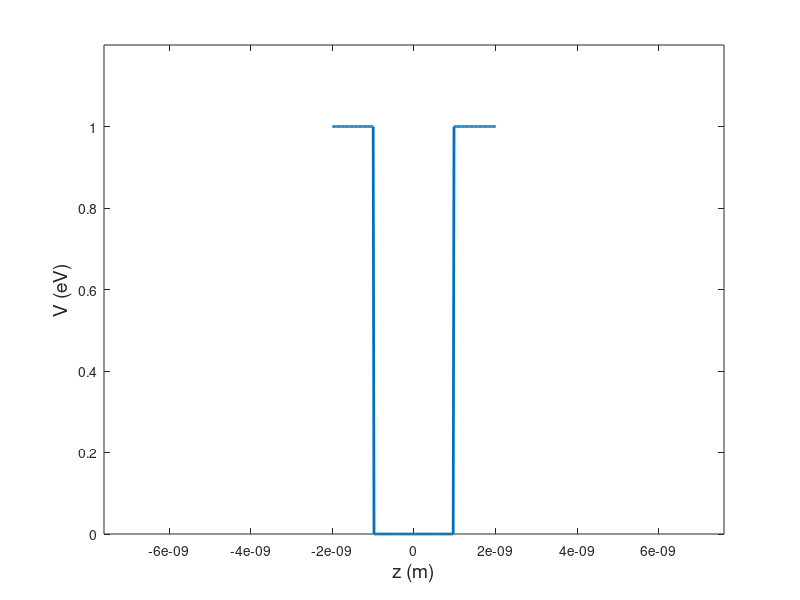
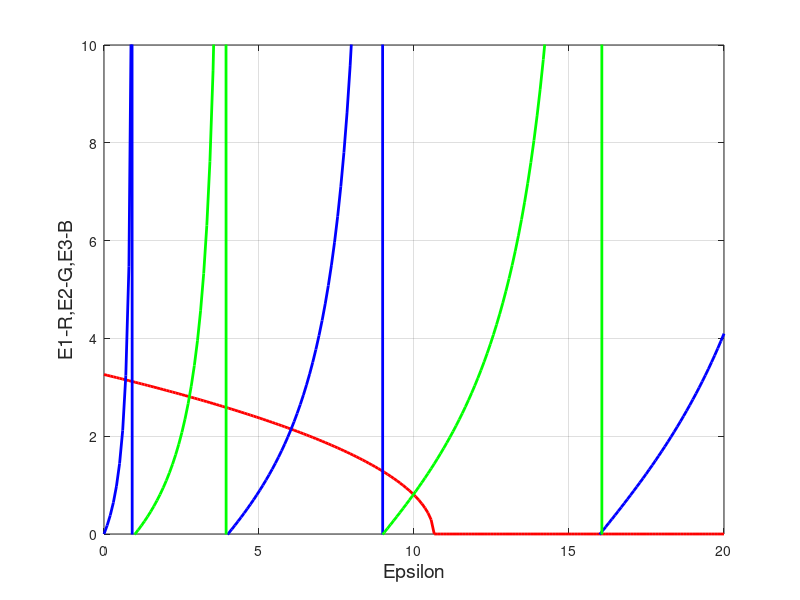
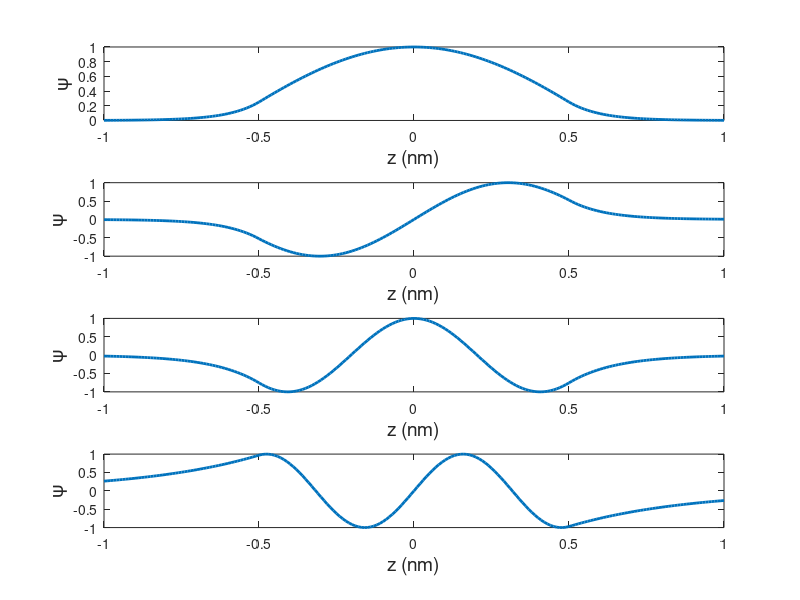

Here is the MATLAB script that generated these plots, in order:
%%%%%%%%%%%%%% Schrodinger Eqaution for 1D finite potential well %%%%%%%%%%%%%% %%%%%%%%%%%%%%%%
%Chandula nethmal
%jan2019
clc
close all
clear all

h=6.62606896E-34;               %% Planck constant [J.s]
hbar=h/(2*pi);
q=1.602176487e-19;              %% electron charge [C]
m=9.10938188E-31;

Lz=1e-9; %9nm
N=200;  %200 Samples
Vo=1;   %1eV
V=zeros(1,N+1);
z=linspace(-2*Lz,2*Lz,N+1);
%%%%%%%%%%%%%%%%Definig the potential function%%%%%%%%%%%%%%
V(1,1:N/4+1)=Vo;
V(1,3*(N/4):N+1) = Vo;
figure(1)
%subplot(2,1,l)
plot(z,V,'linewidth',2)
axis([-2*Lz 2*Lz 0 Vo+0.2])
xlabel('z (m)','fontSize',14);
ylabel('V (eV)','fontSize',14);
%-(h^2/2m)d2Psi/dz2 + V(z).Psi=E.Psi
%Applying Schrodinger's equation to diffrent regions of the well

%Psi =G*exp(K*z)                 , -100<z<-50
%Psi =A*sin(k*z) + B*cos(k*z	 , -50 <z<50
%Psi =F*exp(K*z)                 ,  50 <z<100    

%Using Boundary conditions for the above three equations we can simplify the system
%According to the nature of A,B,G and F coefficients, we will have symmetric and antisymmetric solutions 
%tan(k*2Lz/2)=K/k if F=G
%-cot(k*2Lz/2)=K/k if F=-G
Vo=Vo*q;
Einf=((hbar^2)*pi*pi)/(2*m*(2*Lz)^2) % First Energy level of the infinite well
vo = Vo/Einf
Epsilon =linspace(0,20,200);%0:0.01:15;

%For the Symmetric solutions we ahve
%(Epsilon^0.5)*tan((pi/2)*(Epsilon^0.5)) = (vo -Epsilon)^0.5 

%For the Antiymmetric solutions we ahve
%-(Epsilon^0.5)*cot((pi/2)*(Epsilon^0.5)) = (vo -Epsilon)^0.5

% For each eqation We need to find the intersections left side curves with the right side curve
E1=(vo -Epsilon).^0.5;
E2=(Epsilon.^0.5).*tan((pi/2)*(Epsilon.^0.5));
E3=-(Epsilon.^0.5).*cot((pi/2)*(Epsilon.^0.5));
E4=Epsilon;

figure(2)
plot(Epsilon,E1,'r','linewidth',2);
hold
plot(Epsilon,E2,'b','linewidth',2);
plot(Epsilon,E3,'g','linewidth',2);
axis([0 20 0 10]);
xlabel('Epsilon','fontSize',14);
ylabel('E1-R,E2-G,E3-B','fontSize',14);
grid on
%Here we find that there are four points in the plot are intersecting
%Two of them are symmetric and other two are antisymmetric

even_index_intersection= find(abs(E1-E2)<=0.1);
odd_index_intersection= find(abs(E1-E3) <=0.18);

even_x_val=Epsilon(even_index_intersection)
odd_x_val=Epsilon(odd_index_intersection)
xval=sort([even_x_val,odd_x_val]);
a=size(xval,2);
xval=xval(1:a-1)
%define coefficients for wave functions
A=1;
psi=zeros(1,201);
figure(3)
z=z/(2*Lz);
for i=1:a-1;
    e0=xval(i);
    Cl= cos(pi*(e0^0.5)*0.5)/exp(-pi*((vo-e0)^0.5)*0.5);
    Sl= sin(pi*(e0^0.5)*0.5)/exp(-pi*((vo-e0)^0.5)*0.5);
    if mod(i+1,2)==0
        psi(1:N/4+1)=A*Cl*exp(pi*((vo-e0)^0.5).*z(1:(N/4)+1));
        psi(N/4+1:3*(N/4)+1)=A*cos(pi*((e0)^0.5).*z(N/4+1:3*(N/4)+1));
        psi(3*(N/4)+1:N+1)=A*Cl*exp(-pi*((vo-e0)^0.5).*z(3*(N/4)+1:N+1));
    else
        psi(1:N/4+1)=-A*Sl*exp(pi*((vo-e0)^0.5).*z(1:(N/4)+1));
        psi(N/4+1:3*(N/4)+1)=A*sin(pi*((e0)^0.5).*z(N/4+1:3*(N/4)+1));
        psi(3*(N/4)+1:N+1)=A*Sl*exp(-pi*((vo-e0)^0.5).*z(3*(N/4)+1:N+1));
    end
    subplot(4,1,i)
    %plot(z,V,'linewidth',2)
    %hold on
    plot(z,psi,'linewidth',2)
    xlabel('z (nm)','fontSize',14);
    ylabel('\psi','fontSize',14);
end
